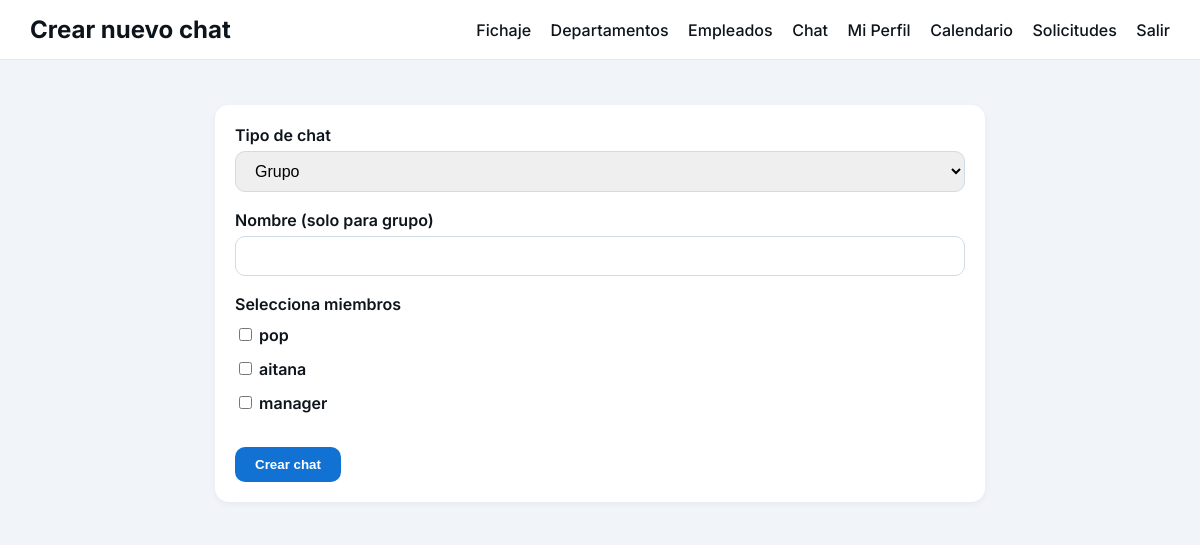
/chat/crear/ (signed in), run on the app's committed database.
### users/models.py (models this page shows, shortened)
class CustomUser(AbstractUser):
    role = models.CharField(max_length=10, choices=ROLE_CHOICES, default='employee')
    department = models.ForeignKey(Department, null=True, blank=True, on_delete=models.SET_NULL, related_name='employees')
    fecha_contratacion = models.DateField(null=True, blank=True)
    phone = models.CharField(max_length=20, blank=True)
    address = models.CharField(max_length=255, blank=True)
    avatar = models.ImageField(upload_to='avatars/', null=True, blank=True)

### chat/views.py (the view, shortened to what this page needs)
# urls.py: path("crear/", views.crear_chat, name="crear_chat"),
@login_required
def crear_chat(request):
    user = request.user
    usuarios = CustomUser.objects.exclude(id=user.id)
    return render(request, "chat/crear_chat.html", {
        "usuarios": usuarios,
        "empleado": user,
    })

### templates/chat/crear_chat.html (shortened to what this page needs)
{% load static %}
<!DOCTYPE html>
<html lang="es">
<head>
    <link rel="stylesheet" href="{% static 'css/chat.css' %}">
</head>
<body>
<header>
    <div class="logo">Crear nuevo chat</div>
    <nav>
        <a href="/fichar/">Fichaje</a>
        <a href="/departamentos/">Departamentos</a>
        <a href="/empleados">Empleados</a>
        <a href="/chat">Chat</a>
        <a href="{% url 'users:perfil' %}">Mi Perfil</a>
        <a href="/events/calendario/">Calendario</a>
        <a href="{% url 'events:solicitudes' %}">Solicitudes</a>
        <a href="{% url 'users:logout' %}">Salir</a>
    </nav>
</header>
<div class="container">
    <form method="post" class="form-create-chat">
        <div class="input-group">
            <label>Tipo de chat</label>
            <select name="tipo" required>
                <option value="group">Grupo</option>
            </select>
        </div>
        <div class="input-group">
            <label>Nombre (solo para grupo)</label>
            <input type="text" name="name">
        </div>
        <div class="input-group">
            <label>Selecciona miembros</label>
            <div class="members-list">
                {% for u in usuarios %}
                    <label class="member-item">
                        <input type="checkbox" name="members" value="{{ u.id }}">
                        {{ u.username }}
                    </label>
                {% endfor %}
            </div>
        </div>
        <button type="submit" class="btn send-btn">Crear chat</button>
    </form>
</div>
</body>
</html>

### static/css/chat.css (style rules this page uses)
*, *::before, *::after { box-sizing: border-box; }
body { font-family: 'Inter', 'Noto Sans', sans-serif; background-color: #f1f5f9; margin: 0; padding: 0; }
header { display: flex; justify-content: space-between; align-items: center; background-color: #fff; padding: 15px 30px; border-bottom: 1px solid #e7edf3; position: sticky; top: 0; z-index: 100; }
header .logo { font-weight: 700; font-size: 1.5rem; color: #0d141b; }
header nav a { margin-left: 20px; text-decoration: none; color: #0d141b; font-weight: 500; }
.container { max-width: 800px; margin: 30px auto; padding: 0 15px; }
header { display: flex; justify-content: space-between; align-items: center; background-color: #fff; padding: 15px 30px; border-bottom: 1px solid #e2e8f0; }
header nav a { margin-left: 15px; text-decoration: none; color: #0d141b; font-weight: 500; }
.container { max-width: 800px; margin: 30px auto; padding: 15px; background-color: #f1f5f9; border-radius: 10px; }
.btn.send-btn { background-color: #1172d4; color: white; font-weight: 600; padding: 10px 20px; border-radius: 10px; border: none; cursor: pointer; transition: background-color 0.2s ease; }
.form-create-chat .input-group { margin-bottom: 15px; display: flex; flex-direction: column; }
.form-create-chat label { font-weight: 500; margin-bottom: 5px; color: #0d141b; }
.form-create-chat select, .form-create-chat input { padding: 10px 15px; border-radius: 10px; border: 1px solid #cfdbe7; outline: none; font-size: 1rem; }
.form-create-chat button { margin-top: 10px; }
.form-create-chat { background-color: #fff; padding: 20px; border-radius: 14px; box-shadow: 0 2px 6px rgba(0,0,0,0.05); }
.form-create-chat .input-group { margin-bottom: 18px; }
.form-create-chat label { font-weight: 600; color: #0d141b; margin-bottom: 6px; display: block; }
.form-create-chat select, .form-create-chat input[type="text"] { width: 100%; }
.members-list { display: flex; flex-direction: column; gap: 8px; margin-top: 5px; }
.member-item { display: flex; align-items: center; gap: 8px; font-weight: 500; color: #0d141b; }
.member-item input[type="checkbox"] { accent-color: #1172d4; cursor: pointer; }

### data on the page
CustomUser: username "pop"
CustomUser: username "aitana"
CustomUser: username "manager"
